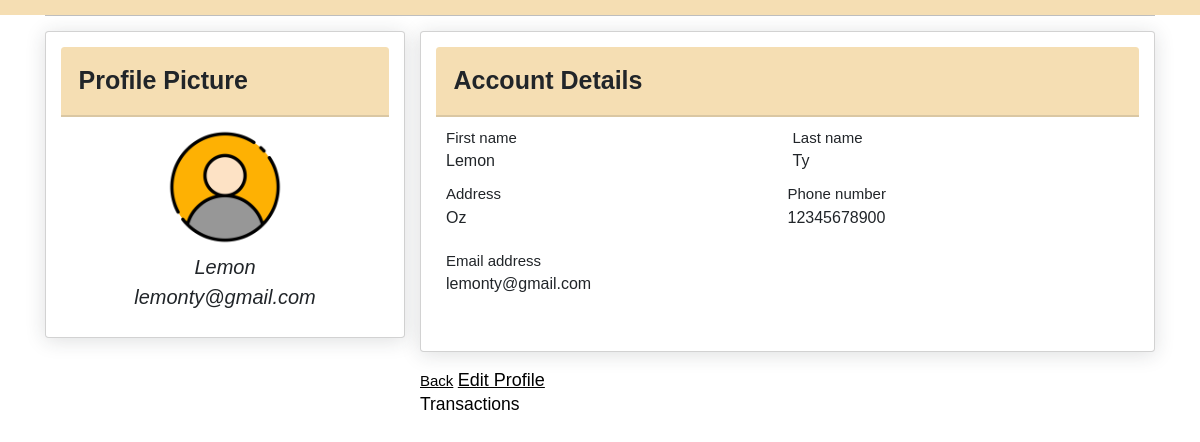
The app's page /profile (signed in), older data.
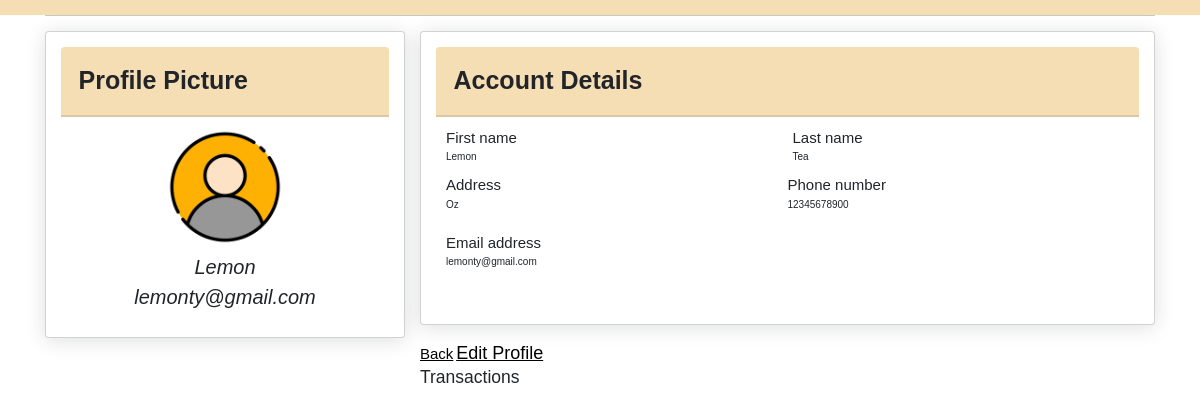
The same page, newer data.
### tables this page shows
CREATE TABLE "GUEST" (
	"guest_id"	INTEGER NOT NULL UNIQUE,
	"firstname"	TEXT NOT NULL,
	"lastname"	TEXT NOT NULL,
	"gender"	TEXT,
	"cel_num"	INTEGER NOT NULL,
	"address"	TEXT,
	"email"	TEXT NOT NULL UNIQUE,
	"password"	TEXT NOT NULL,
	PRIMARY KEY("guest_id" AUTOINCREMENT)
);

### app.py (the view)
@app.route('/profile', methods=["GET"])
def profile():
    if 'user_info' not in session:
        flash("You need to log in to view your profile.")
        return redirect(url_for('login'))
    user_email = session['user_info']['email']
    con = sqlite3.connect(currentdirectory + '\data.db')
    c = con.cursor()
    query = "SELECT firstname, lastname, gender, cel_num, address, email FROM GUEST WHERE email = ?"
    c.execute(query, (user_email,))
    updated_info = c.fetchone()
    con.close()
    if updated_info:
        session['user_info'] = {
            "firstname": updated_info[0],
            "lastname": updated_info[1],
            "gender": updated_info[2],
            "cel_num": updated_info[3],
            "address": updated_info[4],
            "email": updated_info[5],
        }
    return render_template("profile.html", user_info=session['user_info'])

### templates/profile.html (shortened to what this page needs)
<DOCTYPE>
    <html>
    <head>
        <link href="https://cdn.jsdelivr.net/npm/bootstrap@5.3.0/dist/css/bootstrap.min.css" rel="stylesheet">
        <link rel="stylesheet" href="/static/style.css">
    </head>
    <body>
        <div class="container-xl px-4 mt-4">
            <hr class="mt-0 mb-4">
            <div class="row">
                <div class="col-xl-4">
                    <div class="card mb-4 mb-xl-0">
                        <div class="card-header">Profile Picture</div>
                        <div class="card-body text-center">
                            <img class="img-account-profile rounded-circle mb-2" src="static/images/profile.png" alt="">
                            <div class=" font-italic"> {{ user_info.firstname }}</div>
                            <div class=" font-italic ">  {{ user_info.email }} </div>
                        </div>
                    </div>
                </div>
                <div class="col-xl-8">
                    <div class="card mb-4">
                        <div class="card-header">Account Details</div>
                        <div class="card-body">
                            <form>
                                <div class="row gx-3 mb-3">
                                    <div class="col-md-6">
                                        <label class="font" for="inputFirstName">First name</label>
                                        <p>{{user_info.firstname}}</p>
                                    </div>
                                    <div class="col-md-6">
                                        <label class="font" for="inputLastName">Last name</label>
                                        <p>{{user_info.lastname}}</p>
                                </div>
                                <div class="row gx-3 mb-3">
                                    <div class="col-md-6">
                                        <label class="font" for="inputLocation">Address</label>
                                        <p>{{user_info.address}}</p>
                                    </div>
                                    <div class="col-md-6">
                                        <label class="font" for="inputPhone">Phone number</label>
                                        <p>{{ user_info.cel_num }}</p>
                                    </div>
                                </div>
                                <div class="mb-3">
                                    <label class="font" for="inputEmailAddress">Email address</label>
                                    <p> {{ user_info.email }}</p>
                                </div>
                            </form>
                        </div>
                    </div>
                </div>
                <a style="color: black" class="back" href="{{ url_for('index') }}"> Back</a>
                <a style="color: black" class="save" href="{{ url_for('edit') }}"> Edit Profile</a>
                <h3>Transactions</h3>
            </div>
        </div>
    </body>
    </html>

### static/style.css (style rules this page uses)
* { margin: 0; padding:0; box-sizing: border-box; font-family: Verdana, Geneva, Tahoma, sans-serif; outline: none; border: none; text-transform: normal; transition:.2s linear; }
html { font-size: 62.5%; scroll-behavior: smooth; scroll-padding-top: 6rem; overflow-x:hidden; background-color: wheat; }
.img-account-profile { width: 12rem; height: 12rem; }
.rounded-circle { border-radius: 50% !important; }
.card { box-shadow: 0 0.25rem 2rem 0 rgb(33 40 50 / 15%); padding: 1.5rem; }
.card .card-header { font-weight: 700; font-size: 2.5rem; }
.card-header:first-child { border-radius: 0.35rem 0.35rem 0 0; }
.card-header { padding: 1.5rem 1.75rem; margin-bottom: 0; background-color: wheat;; border-bottom: 2px solid rgba(33, 40, 50, 0.125); }
.save { text-align: right; font-size: 1.8rem; }
.back { padding-top: 3rem; font-size: 1.5rem; }
.font-italic { font-size: 2rem; font-style: italic; }
.font { font-size: 1.5rem; font:senrif; }

Row changes from the older to the newer data that the page shows:
changed GUEST "Lemon": lastname "Ty" → "Tea"
